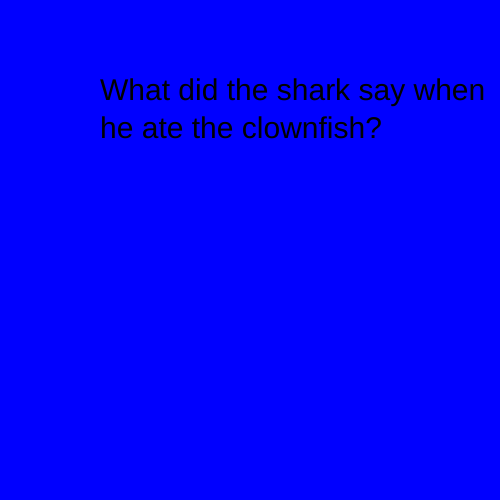
Frame 1 (no input)
Frame 60 (no input): identical to frame 1, image omitted
Frame 120 (the mouse pressed at the canvas centre since frame 60): identical to frame 1, image omitted

The p5.js sketch that drew this single still picture (run headless with seeded random() and noise() and a simulated clock; from frame 60 on, the mouse is pressed at the canvas centre):

// p5.js sketch
// ── sketch.js
let state = 0 ;


function setup() {
  createCanvas(500, 500);
}

function draw() {
  switch (state) {

    case 0:
    background('blue') ;
    textSize(30) ;
    text("What did the shark say when \nhe ate the clownfish?", 100, 100) ;
    break ;

    case 1:
    background('purple') ;
    textSize(30) ;
    text("This tastes a little funny", 100, 100) ;
    break ;
  }

}

function mouseReleased() {
  state++ ;
  if (state > 1) {
    state = 0 ;
  }

}
